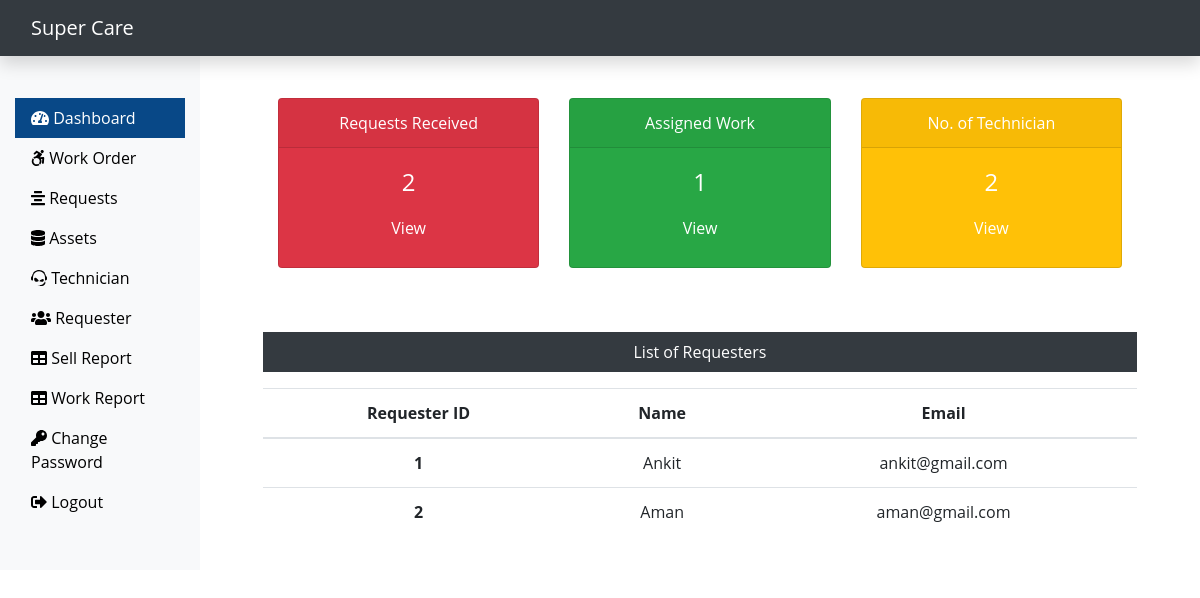
The app's page /Admin/dashboard.php (signed in) with its own data.
### tables this page shows
CREATE TABLE `requesterlogin_tb` (
  `r_login_id` int(11) NOT NULL,
  `r_name` varchar(60) NOT NULL,
  `r_email` varchar(60) NOT NULL,
  `r_password` varchar(60) NOT NULL
);

### Admin/dashboard.php (the view, shortened to what this page needs)
<?php
include('includes/header.php');
include('../dbConnection.php');
$sql = "SELECT max(request_id) FROM submitrequest_tb";
$result = $conn->query($sql);
$row = mysqli_fetch_row($result);
$submitrequest = $row[0];
$sql = "SELECT max(request_id) FROM assignwork_tb";
$result = $conn->query($sql);
$row = mysqli_fetch_row($result);
$assignwork = $row[0];
$sql = "SELECT * FROM technician_tb";
$result = $conn->query($sql);
$totaltech = $result->num_rows;
?>
<div class="col-sm-9 col-md-10">
  <div class="row mx-5 text-center">
    <div class="col-sm-4 mt-5">
      <div class="card text-white bg-danger mb-3" style="max-width: 18rem;">
        <div class="card-header">Requests Received</div>
        <div class="card-body">
          <h4 class="card-title">
            <?php echo $submitrequest; ?>
          </h4>
          <a class="btn text-white" href="request.php">View</a>
        </div>
      </div>
    </div>
    <div class="col-sm-4 mt-5">
      <div class="card text-white bg-success mb-3" style="max-width: 18rem;">
        <div class="card-header">Assigned Work</div>
        <div class="card-body">
          <h4 class="card-title">
            <?php echo $assignwork; ?>
          </h4>
          <a class="btn text-white" href="work.php">View</a>
        </div>
      </div>
    </div>
    <div class="col-sm-4 mt-5">
      <div class="card text-white bg-warning mb-3" style="max-width: 18rem;">
        <div class="card-header">No. of Technician</div>
        <div class="card-body">
          <h4 class="card-title">
            <?php echo $totaltech; ?>
          </h4>
          <a class="btn text-white" href="technician.php">View</a>
        </div>
      </div>
    </div>
  </div>
  <div class="mx-5 mt-5 text-center">
    <p class=" bg-dark text-white p-2">List of Requesters</p>
    <?php
    $sql = "SELECT * FROM requesterlogin_tb";
    $result = $conn->query($sql);
    if ($result->num_rows > 0) {
      echo '<table class="table">
  <thead>
   <tr>
    <th scope="col">Requester ID</th>
    <th scope="col">Name</th>
    <th scope="col">Email</th>
   </tr>
  </thead>
  <tbody>';
      while ($row = $result->fetch_assoc()) {
        echo '<tr>';
        echo '<th scope="row">' . $row["r_login_id"] . '</th>';
        echo '<td>' . $row["r_name"] . '</td>';
        echo '<td>' . $row["r_email"] . '</td>';
      }
      echo '</tbody>
 </table>';
    } else {
      echo "0 Result";
    }
    ?>
  </div>
</div>
</div>
</div>
<?php
include('includes/footer.php');
?>

### css/custom.css (style rules this page uses)
body { font-family: 'Open Sans', sans-serif; }
a { color: black; }

### records on screen
requesterlogin_tb: r_login_id "1", r_name "Ankit", r_email "ankit@gmail.com"
requesterlogin_tb: r_login_id "2", r_name "Aman", r_email "aman@gmail.com"

### other values on screen
$submitrequest "2"
$assignwork "1"
$totaltech "2"
